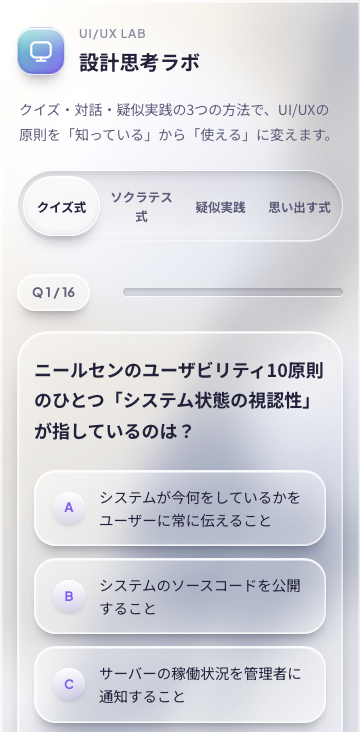
#> input picture images/_shots/uiux-new-01.png, 360 x 732 px
$ python build_thumb_mockups.py
#> lines starting #> are read from the running program, lines starting #| are printed output that depends on the picture; after the words box and inside, x2 and y2 are one past the last pixel; in counts of white or black regions, pixels touching at a corner belong together
#!/usr/bin/env python3
"""
各アプリのスマホスクショを端末モックに収め、WORKS用サムネ（1600×1200）へ
横一列に並べて生成する（build_thumb_cbt_mockups.py の汎用版）。
"""

from __future__ import annotations

from pathlib import Path

from PIL import Image, ImageDraw, ImageFilter

ROOT = Path(__file__).resolve().parent
SHOTS = ROOT / "_shots"

CANVAS_W, CANVAS_H = 1600, 1200
GAP = 28
SIDE = 48
BG = (233, 236, 241)

BODY_FILL = (26, 28, 40, 255)
NOTCH_FILL = (8, 9, 12, 240)
HOME_BAR = (230, 230, 238, 200)
SCREEN_BG = (244, 247, 250)

JOBS = [
    {
        "out": ROOT / "thumb-uiux-visual-learning.jpg",
        "sources": [
            SHOTS / "uiux-new-01.png",
            SHOTS / "uiux-new-02.png",
            SHOTS / "uiux-new-03.png",
            SHOTS / "uiux-new-04.png",
        ],
    },
    {
        "out": ROOT / "thumb-recovery-tracker.jpg",
        "sources": [
            SHOTS / "recovery-crop-test.png",
            SHOTS / "recovery-01-login.png",
            SHOTS / "recovery-02-signup.png",
        ],
    },
    {
        "out": ROOT / "thumb-cbt-mindful-path.jpg",
        "sources": [
            SHOTS / "cbt-01-home.png",
            SHOTS / "cbt-02-chat.png",
            SHOTS / "cbt-03-memory.png",
            SHOTS / "cbt-04-progress.png",
            SHOTS / "cbt-05-settings.png",
        ],
    },
    {
        "out": ROOT / "thumb-marketing-learn.jpg",
        "bg": (232, 237, 229),
        "sources": [
            SHOTS / "marketing-01-home.png",
            SHOTS / "marketing-02-intro.png",
            SHOTS / "marketing-03-predict.png",
            SHOTS / "marketing-04-read.png",
        ],
    },
    {
        "out": ROOT / "thumb-onestep.jpg",
        "sources": [
            SHOTS / "onestep-01-home.png",
            SHOTS / "onestep-02-quiz.png",
            SHOTS / "onestep-03-assistant.png",
        ],
    },
    {
        "out": ROOT / "thumb-valance.jpg",
        "sources": [
            SHOTS / "valance-01-mood.png",
            SHOTS / "valance-02-detail.png",
            SHOTS / "valance-03-sleep.png",
            SHOTS / "valance-06-history.png",
        ],
    },
]


def draw_rounded_mask(size: tuple[int, int], radius: int) -> Image.Image:
    mask = Image.new("L", size, 0)
    ImageDraw.Draw(mask).rounded_rectangle(
        (0, 0, size[0] - 1, size[1] - 1), radius=radius, fill=255
    )
    return mask


def resize_cover_top(im: Image.Image, tw: int, th: int) -> Image.Image:
    """画面領域いっぱいに覆う。上端基準でクロップ（UIヘッダーが切れにくい）。"""
    rgb = im.convert("RGB")
    w, h = rgb.size
    scale = max(tw / w, th / h)
    nw = max(1, int(round(w * scale)))
    nh = max(1, int(round(h * scale)))
    resized = rgb.resize((nw, nh), Image.Resampling.LANCZOS)
    left = max(0, (nw - tw) // 2)
    top = 0
    return resized.crop((left, top, left + tw, top + th))


def phone_mock(screen: Image.Image, pw: int, ph: int) -> Image.Image:
    """外寸 pw×ph の端末フレーム。画面はベゼル内に上寄せでフィット。"""
    bezel = max(8, pw // 28)
    notch_h = max(12, ph // 72)
    top_band = bezel + notch_h + max(8, ph // 150)
    bottom_band = bezel + max(14, ph // 56)

    sx0, sy0 = bezel, top_band
    sw = pw - bezel * 2
    sh = ph - top_band - bottom_band
    screen_r = max(14, pw // 14)
    outer_r = max(24, min(pw, ph) // 10)

    out = Image.new("RGBA", (pw, ph), (0, 0, 0, 0))

    body_mask = draw_rounded_mask((pw, ph), outer_r)
    body = Image.new("RGBA", (pw, ph), BODY_FILL)
    body.putalpha(body_mask)
    out.alpha_composite(body)

    nw = int(pw * 0.36)
    nx = (pw - nw) // 2
    ny = max(2, bezel // 2)
    notch = Image.new("RGBA", (nw, notch_h), (0, 0, 0, 0))
    ImageDraw.Draw(notch).rounded_rectangle(
        (0, 0, nw - 1, notch_h - 1), radius=notch_h // 2, fill=NOTCH_FILL
    )
    out.alpha_composite(notch, (nx, ny))

    content = resize_cover_top(screen, sw, sh)
    screen_layer = Image.new("RGBA", (sw, sh), SCREEN_BG + (255,))
    screen_layer.paste(content, (0, 0))
    r_scr = min(screen_r, sw // 4, sh // 12)
    screen_layer.putalpha(draw_rounded_mask((sw, sh), r_scr))
    out.alpha_composite(screen_layer, (sx0, sy0))

    bw = max(28, pw // 3)
    bh = max(4, ph // 150)
    bx = (pw - bw) // 2
    by = ph - bottom_band // 2 - bh // 2
    home = Image.new("RGBA", (bw, bh), (0, 0, 0, 0))
    ImageDraw.Draw(home).rounded_rectangle(
        (0, 0, bw - 1, bh - 1), radius=bh // 2, fill=HOME_BAR
    )
    out.alpha_composite(home, (bx, by))

    return out


def drop_shadow(im: Image.Image, blur: int = 14, offset: tuple[int, int] = (0, 8)) -> Image.Image:
    w, h = im.size
    pad = blur * 2 + max(offset) + 8
    canvas = Image.new("RGBA", (w + pad * 2, h + pad * 2), (0, 0, 0, 0))
    # 影は端末の輪郭（角丸）で作り、ぼかしが切れないようパディング付きの画像上で行う
    alpha = Image.new("L", canvas.size, 0)
    alpha.paste(im.getchannel("A").point(lambda a: a * 80 // 255), (pad + offset[0], pad + offset[1]))
    alpha = alpha.filter(ImageFilter.GaussianBlur(radius=blur))
    shadow = Image.new("RGBA", canvas.size, (40, 48, 62, 0))
    shadow.putalpha(alpha)
    canvas.alpha_composite(shadow)
    canvas.alpha_composite(im, (pad, pad))
    return canvas


def build(sources: list[Path], out: Path, bg: tuple[int, int, int] = BG) -> None:
#> called with bg = (233, 236, 241)
    for p in sources:
        if not p.is_file():
            raise FileNotFoundError(p)

    screens = [Image.open(p).convert("RGB") for p in sources]
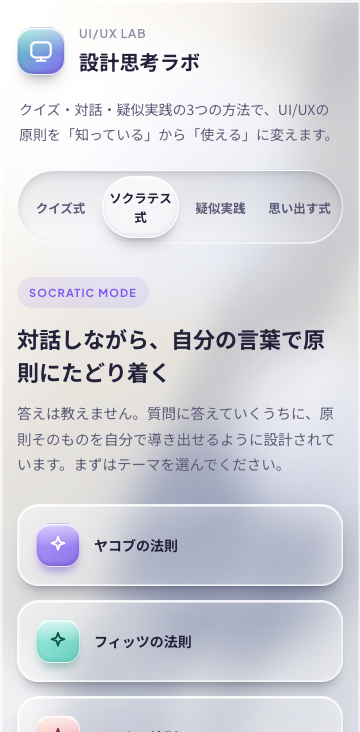
#> input picture images/_shots/uiux-new-02.png, 360 x 732 px
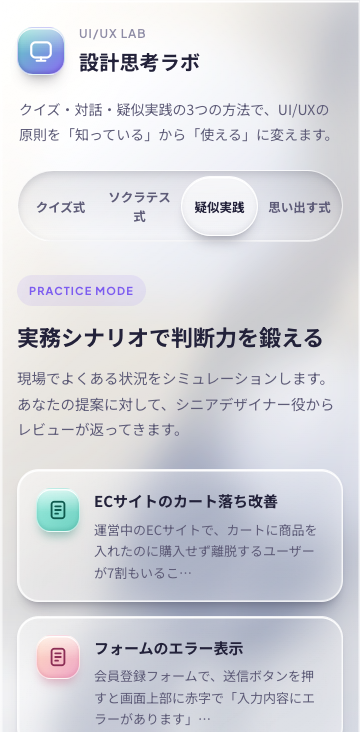
#> input picture images/_shots/uiux-new-03.png, 360 x 732 px
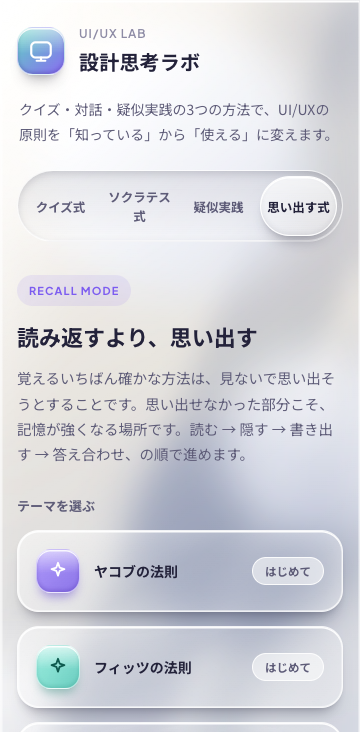
#> input picture images/_shots/uiux-new-04.png, 360 x 732 px
#> screens = 4 items

    content_w = CANVAS_W - SIDE * 2
    content_h = CANVAS_H - SIDE * 2
    cols = len(screens)
#> cols = 4
    total_gap = (cols - 1) * GAP
#> total_gap = 84

    ar_phone = 2.08
    pw = min(
        (content_w - total_gap) // cols,
        int(content_h / ar_phone),
    )
#> pw = 355
    ph = int(pw * ar_phone)
#> ph = 738
    if ph > content_h:
        ph = content_h
        pw = int(ph / ar_phone)

    handsets = [phone_mock(s, pw, ph) for s in screens]
#> in phone_mock, `bezel = max(8, pw // 28)`: bezel = 12
#> in phone_mock, `top_band = bezel + notch_h + max(8, ph // 150)`: top_band = 32
#> in phone_mock, `bottom_band = bezel + max(14, ph // 56)`: bottom_band = 26
#> in phone_mock, `sx0, sy0 = bezel, top_band`: sx0 = 12; sy0 = 32
#> in phone_mock, `sw = pw - bezel * 2`: sw = 331
#> in phone_mock, `sh = ph - top_band - bottom_band`: sh = 680
#> in phone_mock, `screen_r = max(14, pw // 14)`: screen_r = 25
#> in phone_mock, `outer_r = max(24, min(pw, ph) // 10)`: outer_r = 35
#> in phone_mock, `out = Image.new("RGBA", (pw, ph), (0, 0, 0, 0))`: out: PIL image 355x738 RGBA; every value is 0
#> in draw_rounded_mask, `mask = Image.new("L", size, 0)`: mask: PIL image 355x738 L; every value is 0
#> in draw_rounded_mask, `ImageDraw.Draw(mask).rounded_rectangle( (0, 0, size[0] - 1, size[1] - ..`:
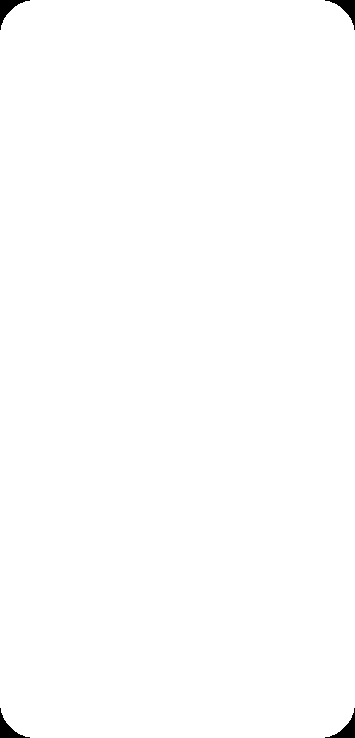
#> mask: PIL image 355x738 L; 99.6% white; 4 black regions, box (x1, y1, x2, y2) and area: (0, 0, 30, 30) 275, (325, 0, 355, 30) 275, (0, 708, 30, 738) 275, (325, 708, 355, 738) 275
#> in phone_mock, `body = Image.new("RGBA", (pw, ph), BODY_FILL)`:
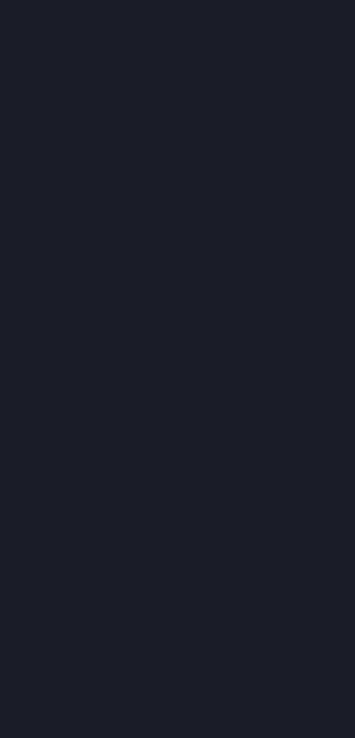
#> body: PIL image 355x738 RGBA; mean R, G, B, A 26, 28, 40, 255
#> in phone_mock, `nw = int(pw * 0.36)`: nw = 127
#> in phone_mock, `nx = (pw - nw) // 2`: nx = 114
#> in phone_mock, `ny = max(2, bezel // 2)`: ny = 6
#> in resize_cover_top, rgb is the input picture: PIL image 360x732 RGB; mean R, G, B 215.6, 216.5, 222.1
#> in resize_cover_top, `scale = max(tw / w, th / h)`: scale = 0.929
#> in resize_cover_top, `nw = max(1, int(round(w * scale)))`: nw = 334
#> in resize_cover_top, `nh = max(1, int(round(h * scale)))`: nh = 680
#> in resize_cover_top, `left = max(0, (nw - tw) // 2)`: left = 1
#> in phone_mock, `r_scr = min(screen_r, sw // 4, sh // 12)`: r_scr = 25
#> in draw_rounded_mask (call 2), `mask = Image.new("L", size, 0)`: mask: PIL image 331x680 L; every value is 0
#> in draw_rounded_mask (call 2), `ImageDraw.Draw(mask).rounded_rectangle( (0, 0, size[0] - 1, size[1] - ..`: mask: PIL image 331x680 L; 99.7% white; 4 black regions, box (x1, y1, x2, y2) and area: (0, 0, 21, 21) 144, (310, 0, 331, 21) 144, (0, 659, 21, 680) 144, (310, 659, 331, 680) 144
#> in phone_mock, `bw = max(28, pw // 3)`: bw = 118
#> in phone_mock, `bh = max(4, ph // 150)`: bh = 4
#> in phone_mock, `bx = (pw - bw) // 2`: bx = 118
#> in phone_mock, `by = ph - bottom_band // 2 - bh // 2`: by = 723
#> in resize_cover_top, rgb is the input picture: PIL image 360x732 RGB; mean R, G, B 212.4, 213.7, 220.4
#> in resize_cover_top, rgb is the input picture: PIL image 360x732 RGB; mean R, G, B 213.6, 214.7, 220.8
#> in resize_cover_top, rgb is the input picture: PIL image 360x732 RGB; mean R, G, B 214.3, 215.6, 222
#> handsets = 4 items
    row_w = cols * pw + total_gap
#> row_w = 1504

    base = Image.new("RGBA", (CANVAS_W, CANVAS_H), bg + (255,))
    start_x = SIDE + (content_w - row_w) // 2
#> start_x = 48
    start_y = SIDE + (content_h - ph) // 2
#> start_y = 231

    x = start_x
#> x = 48
    for handset in handsets:
        framed = drop_shadow(handset)
        pad = (framed.size[0] - pw) // 2
        base.alpha_composite(framed, (x - pad, start_y - pad))
        x += pw + GAP
#> this loop made 4 passes
#> x on passes 1 to 4: 431, 814, 1197, 1580
#> pass 1, in drop_shadow, `alpha = alpha.filter(ImageFilter.GaussianBlur(radius=blur))`:
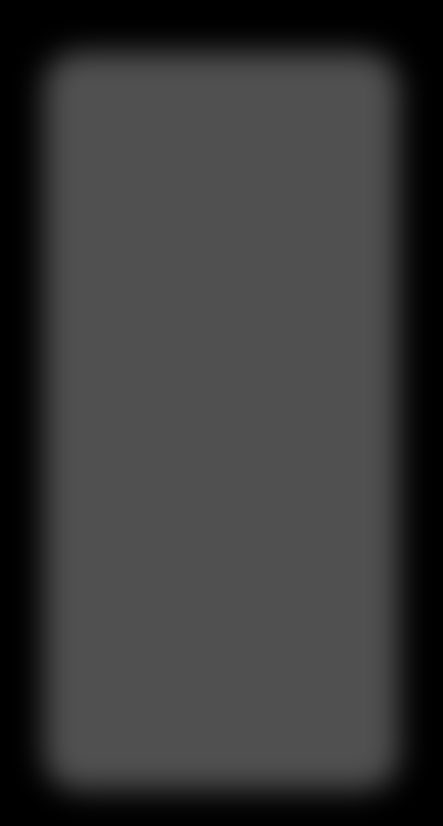
#> alpha: PIL image 443x826 L; min 0, max 80, mean 57
#> after the loop:
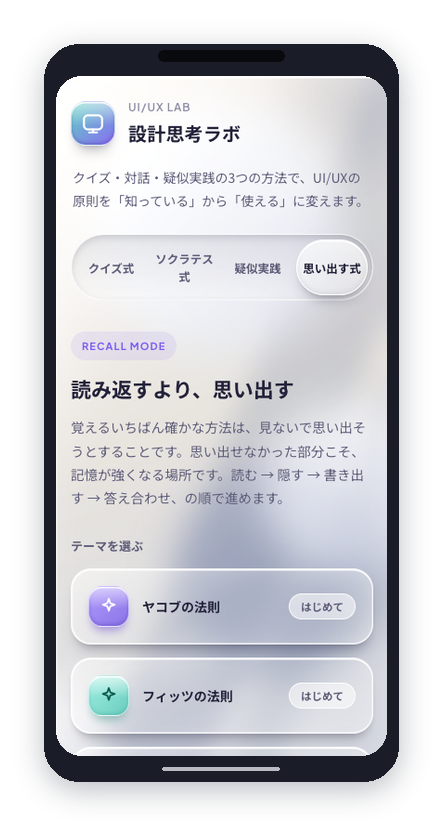
#> framed: PIL image 443x826 RGBA; mean R, G, B, A 142, 144.6, 152.5, 184.6; transparent parts drawn white
#> after the loop, x = 1580

    base.convert("RGB").save(out, format="JPEG", quality=92, optimize=True)
    print(f"Wrote {out} (mock {pw}x{ph}, row {row_w}px, {cols} screens)")
#| Wrote images/thumb-uiux-visual-learning.jpg (mock 355x738, row 1504px, 4 screens)


def main() -> None:
    for job in JOBS:
        build(job["sources"], job["out"], job.get("bg", BG))


if __name__ == "__main__":
#> (the run stopped early here; a loop or call above may not have finished)
